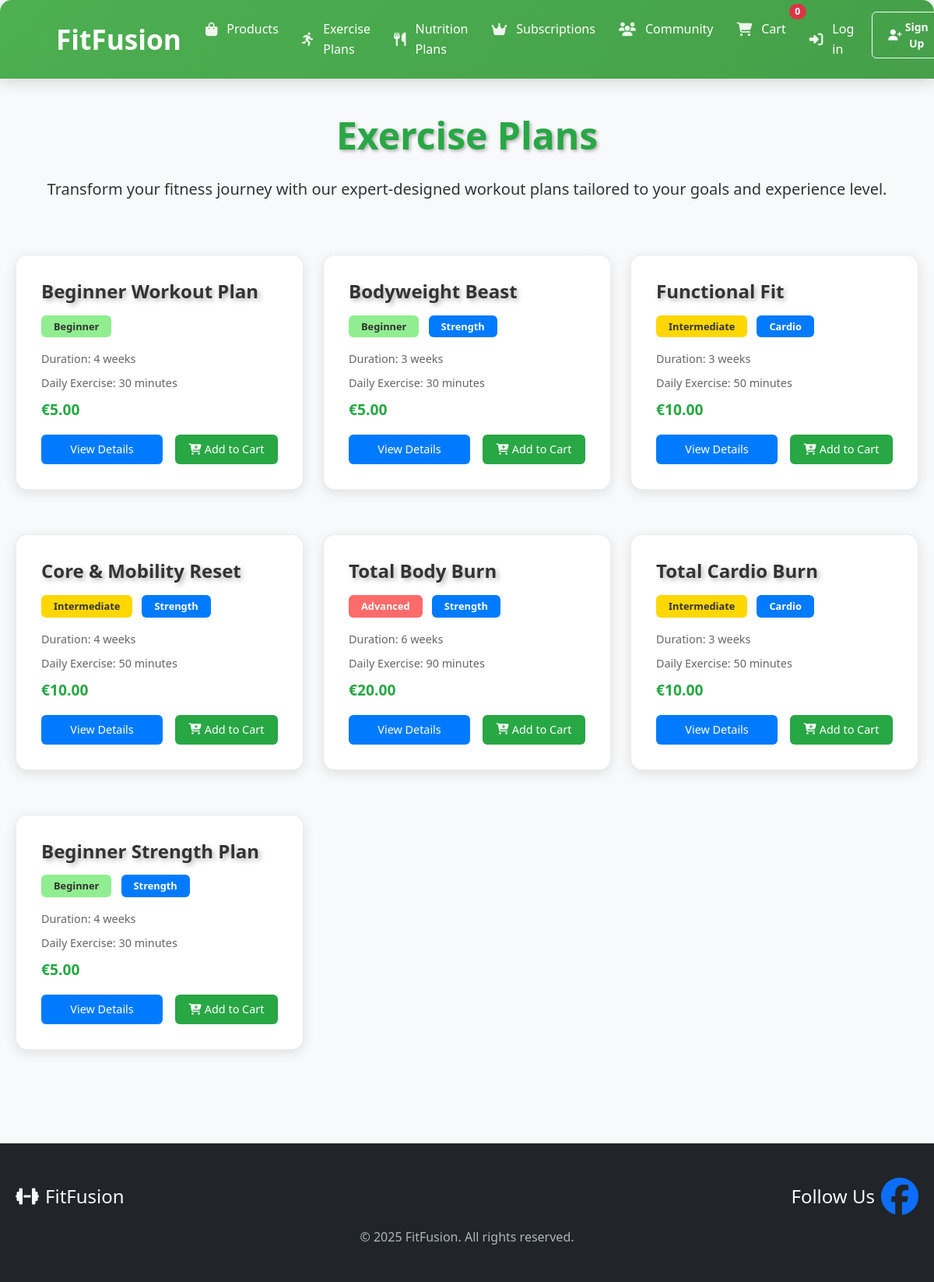
The page /exercise-plans/ on the database its author committed.
### inventory/models.py (models this page shows, shortened)
class ExercisePlan(models.Model):
    DIFFICULTY_CHOICES = [
        ('beginner', 'Beginner'),
        ('intermediate', 'Intermediate'),
        ('advanced', 'Advanced'),
    ]
    name = models.CharField(max_length=200)
    slug = models.SlugField(unique=True)
    description = models.TextField()
    price = models.DecimalField(max_digits=10, decimal_places=2)
    duration_weeks = models.IntegerField(null=True, blank=True)
    daily_exercise_minutes = models.PositiveIntegerField(default=30, help_text="Minutes of exercise per day")
    difficulty = models.CharField(max_length=20, choices=DIFFICULTY_CHOICES)
    category = models.ForeignKey(Category, on_delete=models.CASCADE, null=True, blank=True)
    image = models.ImageField(upload_to='exercise_plans/', null=True, blank=True)
    created_at = models.DateTimeField(auto_now_add=True)
    updated_at = models.DateTimeField(auto_now=True)
    class Meta:
        ordering = ['-created_at']

class Category(models.Model):
    name = models.CharField(max_length=100)
    slug = models.SlugField(unique=True)
    description = models.TextField(blank=True)
    parent = models.ForeignKey('self', on_delete=models.CASCADE, null=True, blank=True, related_name='children')
    class Meta:
        verbose_name_plural = 'Categories'
        ordering = ['name']

### inventory/views.py (the view)
# urls.py: path('exercise-plans/', exercise_plan_list, name='exercise_plan_list'),
def exercise_plan_list(request):
    plans = ExercisePlan.objects.all()
    difficulty = request.GET.get('difficulty')
    if difficulty:
        plans = plans.filter(difficulty=difficulty)
    max_duration = request.GET.get('max_duration')
    if max_duration:
        plans = plans.filter(duration_minutes__lte=int(max_duration))
    return render(request, 'inventory/exercise_plans.html', {
        'plans': plans
    })

### inventory/context_processors.py (called while the page is built)
def cart_count(request):
    cart = request.session.get('cart', {})
    total_items = sum(cart.values())
    return {'cart_count': total_items}

### inventory/templates/inventory/exercise_plans.html (shortened to what this page needs)
{% extends "base.html" %}
{% load static %}
{% block content %}
<div class="container mt-4">
    <h1 class="hero-title text-center mb-4">Exercise Plans</h1>
    <p class="lead text-center mb-5">Transform your fitness journey with our expert-designed workout plans tailored to your goals and experience level.</p>
        <div class="exercise-plans">
            {% for plan in plans %}
                <div class="plan-card">
                    <h2>{{ plan.name }}</h2>
                    <div class="plan-badges">
                        <span class="badge difficulty-badge difficulty-{{ plan.difficulty }}">{{ plan.get_difficulty_display }}</span>
                        {% if plan.category %}
                            <span class="badge focus-badge">{{ plan.category.name }}</span>
                        {% endif %}
                    </div>
                    <p class="duration">Duration: {{ plan.duration_weeks }} weeks</p>
                    <p class="daily-time">Daily Exercise: {{ plan.daily_exercise_minutes }} minutes</p>
                    <p class="price">€{{ plan.price }}</p>
                    <div class="plan-buttons">
                        <a href="{% url 'exercise_plan_detail' plan.id %}" class="view-plan-btn">View Details</a>
                        <form method="POST" action="{% url 'inventory:add_to_cart' 'plan' plan.id %}" class="d-inline cart-form">
                            <button type="submit" class="add-to-cart-btn">
                                <i class="fas fa-cart-plus me-1"></i>Add to Cart
                            </button>
                        </form>
                    </div>
                </div>
            {% empty %}
                <p>No exercise plans available at the moment.</p>
            {% endfor %}
        </div>
    </div>
{% endblock %}

### templates/base.html (shortened to what this page needs)
<!DOCTYPE html>
<html lang="en">
<head>
  {% load static %}
  <link href="https://cdn.jsdelivr.net/npm/bootstrap@5.3.2/dist/css/bootstrap.min.css" rel="stylesheet">
  <link rel="stylesheet" href="https://use.fontawesome.com/releases/v6.5.0/css/all.css">
  <link rel="stylesheet" href="{% static 'inventory/styles.css' %}">
</head>
<body>
  <nav class="navbar navbar-expand-lg navbar-dark shadow-sm">
    <div class="container-fluid px-4">
      <a class="navbar-brand fw-bold" href="{% url 'home' %}">
        <i class="fas fa-dumbbell me-2"></i>FitFusion
      </a>
      <div class="collapse navbar-collapse" id="navbarNav">
        <ul class="navbar-nav me-auto">
          <li class="nav-item">
            <a class="nav-link" href="{% url 'inventory:product_list' %}">
              <i class="fas fa-shopping-bag me-1"></i>Products
            </a>
          </li>
          <li class="nav-item">
            <a class="nav-link" href="{% url 'exercise_plan_list' %}">
              <i class="fas fa-running me-1"></i>Exercise Plans
            </a>
          </li>
          <li class="nav-item">
            <a class="nav-link" href="{% url 'inventory:nutrition_plan_list' %}">
                                      <i class="fas fa-utensils me-1"></i>Nutrition Plans
            </a>
          </li>
          <li class="nav-item">
            <a class="nav-link" href="{% url 'subscriptions:plan_list' %}">
              <i class="fas fa-crown me-1"></i>Subscriptions
            </a>
          </li>
          <li class="nav-item">
            <a class="nav-link" href="{% url 'post_list' %}">
              <i class="fas fa-users me-1"></i>Community
            </a>
          </li>
        </ul>
        <ul class="navbar-nav">
          <li class="nav-item">
            <a class="nav-link position-relative" href="{% url 'cart' %}">
              <i class="fas fa-shopping-cart me-1"></i>Cart
              <span class="position-absolute top-0 start-100 translate-middle badge rounded-pill bg-danger">
                {{ cart_count|default:0 }}
              </span>
            </a>
          </li>
          {% if user.is_authenticated %}
            <li class="nav-item">
              <form method="post" action="{% url 'account_logout' %}" class="d-inline">
                {% csrf_token %}
                <button type="submit" class="nav-link btn btn-link">
                  <i class="fas fa-sign-out-alt me-1"></i>Log out
                </button>
              </form>
            </li>
          {% else %}
            <li class="nav-item">
              <a class="nav-link" href="{% url 'account_login' %}">
                <i class="fas fa-sign-in-alt me-1"></i>Log in
              </a>
            </li>
            <li class="nav-item">
              <a class="btn btn-outline-light btn-sm ms-2" href="{% url 'account_signup' %}">
                <i class="fas fa-user-plus me-1"></i>Sign Up
              </a>
            </li>
          {% endif %}
        </ul>
      </div>
    </div>
  </nav>
  <main class="min-vh-100">
    {% block content %}{% endblock %}
  </main>
   <footer class="bg-dark text-light py-4 mt-5">
     <div class="container">
               <div class="row align-items-center">
          <div class="col-md-6">
            <h3 class="mb-0 d-flex align-items-center"><i class="fas fa-dumbbell me-2"></i>FitFusion</h3>
          </div>
          <div class="col-md-6 text-md-end">
            <h3 class="mb-0 d-flex align-items-center justify-content-end">Follow Us <a href="https://www.facebook.com/profile.php?id=61579008766629" target="_blank" rel="noopener" class="text-primary ms-2" aria-label="Follow us on Facebook"><i class="fab fa-facebook fa-2x"></i></a></h3>
          </div>
        </div>
               <div class="row mt-3">
          <div class="col-12 text-center">
            <p class="mb-0">&copy; 2025 FitFusion. All rights reserved.</p>
          </div>
        </div>
     </div>
   </footer>
</body>
</html>

### static/inventory/styles.css (style rules this page uses)
:root { --primary-color: #4CAF50; --secondary-color: #2196F3; --danger-color: #ff4444; --text-color: #333; --light-gray: #f8f8f8; --border-color: #ddd; --shadow: 0 2px 4px rgba(0,0,0,0.1); --transition: all 0.3s ease; }
body { font-family: 'Segoe UI', Tahoma, Geneva, Verdana, sans-serif; line-height: 1.6; color: var(--text-color); background-color: #f8f9fa; margin: 0; padding: 0; }
.navbar { background: linear-gradient(135deg, #4CAF50 0%, #45a049 100%) !important; box-shadow: 0 4px 20px rgba(0,0,0,0.15) !important; padding: 15px 0 !important; border-radius: 15px 15px 0 0 !important; margin: 0 !important; }
.navbar-brand { font-size: 2.2rem !important; font-weight: 800 !important; color: white !important; text-decoration: none; }
.navbar-brand i { color: #4CAF50; margin-right: 10px; font-size: 2rem !important; }
.navbar-nav .nav-link { color: white !important; font-weight: 500 !important; padding: 10px 15px !important; border-radius: 8px !important; transition: var(--transition) !important; text-decoration: none !important; display: flex !important; align-items: center !important; gap: 8px !important; }
.navbar-nav .nav-link i { font-size: 1.1rem !important; color: rgba(255,255,255,0.9) !important; }
.btn-outline-light { border-radius: 6px !important; font-weight: 600 !important; padding: 8px 20px !important; transition: all 0.3s ease !important; display: flex !important; align-items: center !important; }
.container { max-width: 1200px; margin: 0 auto; padding: 20px; }
.hero-title { font-size: 3.5rem; font-weight: 900; margin-bottom: 1.5rem; text-shadow: 2px 2px 4px rgba(0,0,0,0.3); }
footer { background: #343a40 !important; color: white; padding: 40px 0 20px; }
footer h3 { margin-bottom: 20px; font-size: 1.5rem; }
footer p { color: #adb5bd; line-height: 1.6; }
.exercise-plans { display: grid; grid-template-columns: repeat(auto-fill, minmax(300px, 1fr)); gap: 25px; padding: 20px 0; }
.plan-card { background: white; border-radius: 10px; padding: 25px; box-shadow: 0 4px 12px rgba(0,0,0,0.15); transition: var(--transition); position: relative; overflow: hidden; border: 1px solid rgba(0,0,0,0.08); }
.plan-card::before { content: ''; position: absolute; top: 0; left: 0; width: 100%; height: 4px; background: var(--primary-color); transform: scaleX(0); transition: var(--transition); }
.plan-card h2 { margin: 0 0 15px 0; color: var(--text-color); font-size: 1.5em; }
.duration, .calories { color: #666; margin: 8px 0; display: flex; align-items: center; gap: 8px; }
.view-plan-btn { display: inline-block; padding: 10px 20px; background: var(--secondary-color); color: white; text-decoration: none; border-radius: 25px; margin-top: 15px; transition: var(--transition); }
.price { color: #666; font-weight: 500; }

### templates/base.html (style rules this page uses)
footer { background-color: #343a40 !important; color: white !important; width: 100% !important; }

### rows shown on the page
ExercisePlan: name "Beginner Workout Plan", difficulty "Beginner", duration_weeks "4", daily_exercise_minutes "30", price "5.00"
ExercisePlan: name "Bodyweight Beast", difficulty "Beginner", category.name "Strength", duration_weeks "3", daily_exercise_minutes "30", price "5.00"
ExercisePlan: name "Functional Fit", difficulty "Intermediate", category.name "Cardio", duration_weeks "3", daily_exercise_minutes "50", price "10.00"
ExercisePlan: name "Core & Mobility Reset", difficulty "Intermediate", category.name "Strength", duration_weeks "4", daily_exercise_minutes "50", price "10.00"
ExercisePlan: name "Total Body Burn", difficulty "Advanced", category.name "Strength", duration_weeks "6", daily_exercise_minutes "90", price "20.00"
ExercisePlan: name "Total Cardio Burn", difficulty "Intermediate", category.name "Cardio", duration_weeks "3", daily_exercise_minutes "50", price "10.00"
ExercisePlan: name "Beginner Strength Plan", difficulty "Beginner", category.name "Strength", duration_weeks "4", daily_exercise_minutes "30", price "5.00"

### other values the page prints
{{ cart_count|default:0 }} "0"
